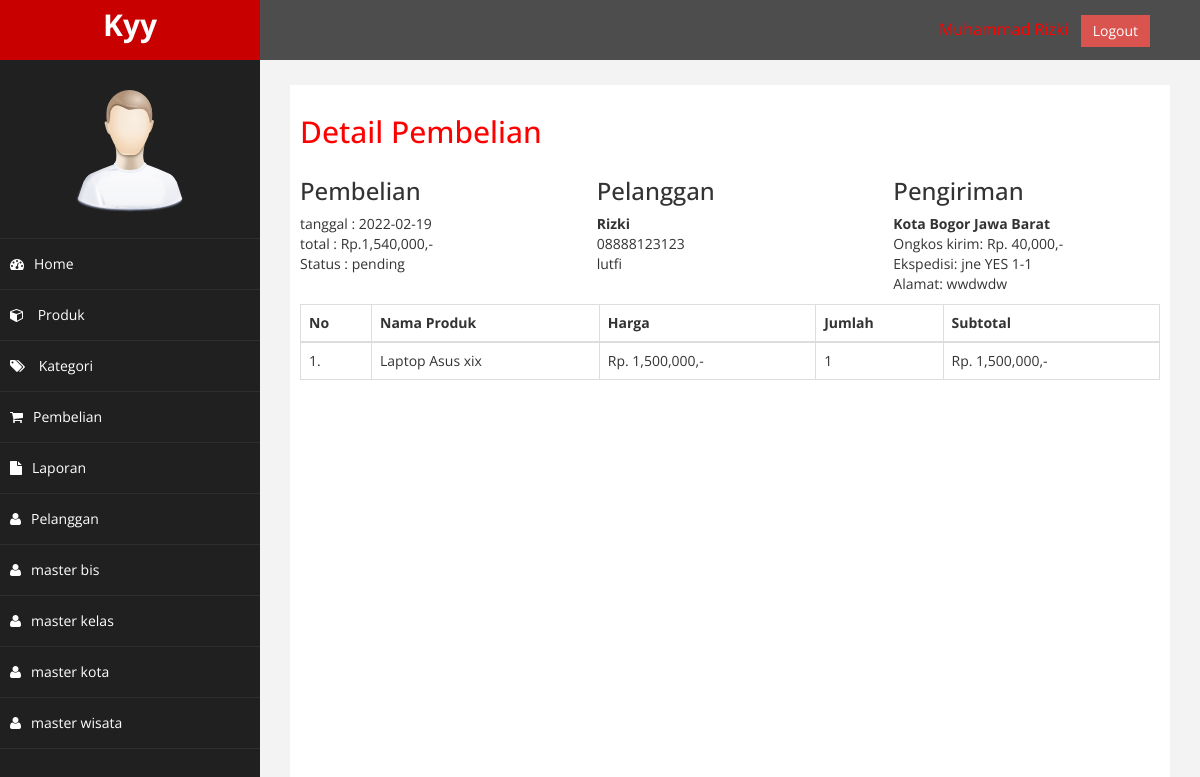
The app's page /admin/index.php?halaman=detail&id=1 (signed in) with its own data.
### tables this page shows
CREATE TABLE `pembelian` (
  `id_pembelian` int(11) NOT NULL,
  `id_pelanggan` int(11) NOT NULL,
  `tanggal_pembelian` date NOT NULL,
  `total_pembelian` int(11) NOT NULL,
  `alamat_pengiriman` text NOT NULL,
  `status_pembelian` varchar(100) NOT NULL DEFAULT 'pending',
  `totalberat` int(11) NOT NULL,
  `provinsi` varchar(255) NOT NULL,
  `distrik` varchar(255) NOT NULL,
  `tipe` varchar(255) NOT NULL,
  `kodepos` varchar(255) NOT NULL,
  `ekspedisi` varchar(255) NOT NULL,
  `paket` varchar(255) NOT NULL,
  `ongkir` int(11) NOT NULL,
  `estimasi` varchar(255) NOT NULL,
  `resi_pengiriman` varchar(234) NOT NULL
);

CREATE TABLE `pelanggan` (
  `id_pelanggan` int(11) NOT NULL,
  `email_pelanggan` varchar(100) NOT NULL,
  `password_pelanggan` varchar(50) NOT NULL,
  `nama_pelanggan` varchar(100) NOT NULL,
  `telepon_pelanggan` varchar(100) NOT NULL,
  `alamat_pelanggan` text NOT NULL
);

CREATE TABLE `pembelian_produk` (
  `id_pembelian_produk` int(11) NOT NULL,
  `id_pembelian` int(11) NOT NULL,
  `id_produk` int(11) NOT NULL,
  `jumlah` int(11) NOT NULL,
  `nama` varchar(100) NOT NULL,
  `harga` int(11) NOT NULL,
  `berat` int(11) NOT NULL,
  `subberat` int(11) NOT NULL,
  `subharga` int(11) NOT NULL
);

CREATE TABLE `produk` (
  `id_produk` int(11) NOT NULL,
  `id_kategori` int(5) NOT NULL,
  `nama_produk` varchar(100) NOT NULL,
  `harga_produk` int(11) NOT NULL,
  `berat_produk` int(11) NOT NULL,
  `foto_produk` varchar(100) NOT NULL,
  `deskripsi_produk` text NOT NULL,
  `stok_produk` int(5) NOT NULL
);

### admin/detail.php (the view)
<h2>Detail Pembelian</h2>
<?php
$ambil = $koneksi->query("SELECT * FROM pembelian JOIN pelanggan ON pembelian.id_pelanggan = pelanggan.id_pelanggan WHERE pembelian.id_pembelian = '$_GET[id]'");
$detail = $ambil->fetch_assoc();
?>
<div class="row" style="margin-bottom:10px;">
    <div class="col-md-4">
        <h3>Pembelian</h3>
        tanggal : <?= $detail["tanggal_pembelian"]; ?><br>
        total : Rp.<?= number_format($detail["total_pembelian"]); ?>,- <br>
        Status : <?= $detail['status_pembelian']; ?>
    </div>
    <div class="col-md-4">
        <h3>Pelanggan</h3>
        <strong><?= $detail["nama_pelanggan"]; ?></strong><br>
        <?= $detail["telepon_pelanggan"]; ?><br>
        <?= $detail["email_pelanggan"]; ?>
    </div>
    <div class="col-md-4">
        <h3>Pengiriman</h3>
        <strong><?= $detail['tipe']; ?> <?= $detail['distrik']; ?> <?= $detail['provinsi']; ?></strong><br>
        Ongkos kirim: Rp. <?= number_format($detail['ongkir']); ?>,-<br>
        Ekspedisi: <?= $detail['ekspedisi']; ?> <?= $detail['paket']; ?> <?= $detail['estimasi']; ?><br>
        Alamat: <?= $detail['alamat_pengiriman']; ?>
    </div>
</div>
<table class="table table-bordered">
    <thead>
        <tr>
            <th>No</th>
            <th>Nama Produk</th>
            <th>Harga</th>
            <th>Jumlah</th>
            <th>Subtotal</th>
        </tr>
    </thead>
    <tbody>
        <?php $no = 1; ?>
        <?php $ambil = $koneksi->query("SELECT * FROM pembelian_produk JOIN produk ON pembelian_produk.id_produk = produk.id_produk WHERE pembelian_produk.id_pembelian = '$_GET[id]'"); ?>
        <?php while ($pecah = $ambil->fetch_assoc()) : ?>
            <tr>
                <td><?= $no; ?>.</td>
                <td><?= $pecah["nama_produk"]; ?></td>
                <td>Rp. <?= number_format($pecah["harga_produk"]); ?>,-</td>
                <td><?= $pecah["jumlah"]; ?></td>
                <td>Rp. <?= number_format($pecah["jumlah"] * $pecah["harga_produk"]); ?>,-</td>
            </tr>
            <?php $no++; ?>
        <?php endwhile; ?>
    </tbody>
</table>

### admin/assets/css/custom.css (style rules this page uses)
body { font-family: 'Open Sans', sans-serif; }
h2 { color: #f00; }

### records on screen
pembelian: tanggal_pembelian "2022-02-19", total_pembelian "1,540,000", status_pembelian "pending", id_pelanggan.nama_pelanggan "Rizki", id_pelanggan.telepon_pelanggan "08888123123", id_pelanggan.email_pelanggan "lutfi", tipe "Kota", distrik "Bogor", provinsi "Jawa Barat", ongkir "40,000", ekspedisi "jne", paket "YES", estimasi "1-1", alamat_pengiriman "wwdwdw"
pembelian_produk: id_produk.nama_produk "Laptop Asus xix", id_produk.harga_produk "1,500,000", jumlah "1", $pecah['jumlah']*$pecah['harga_produk'] "1,500,000"
